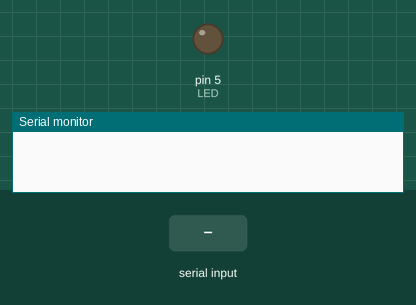
Bench run of a sketch on a simulated Arduino Uno, built with avr-gcc and run on an emulated ATmega328P. Shown: output pins drawn as LEDs (lit = HIGH), the last lines printed to the serial monitor. The inputs (shaded band) are chosen by the test bench.

Above: at 1.2 s.
1.3 s: "a" received over the second serial link
At 2.2 s:
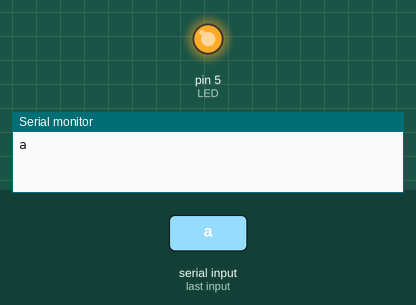
2.8 s: "b" received over the second serial link
At 3.3 s:
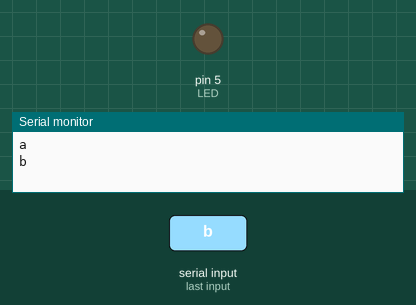
Timing chart, 0 to 5.8 s (numbered marks = the images above; inputs shaded):
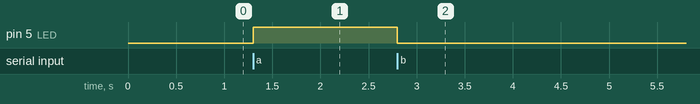

The sketch:

BT.ino
```cpp
#include <SoftwareSerial.h>
#include <Wire.h>

int LED = 5;
char LEDstatus;
SoftwareSerial BT(10,11);
//定義Arduino PIN10及PIN11分別為RX及TX腳
void setup()
{
 Serial.begin(9600);
 BT.begin(9600); // 設定和 HC-06 通訊的速度 (預設 9600)
 pinMode(LED, OUTPUT);
}
void loop()
{
 //讀取藍芽模組訊息，並傳送到電腦
 if (BT.available()){
    LEDstatus=BT.read();
    Serial.println(LEDstatus);
 }
 //判斷LED開關條件
 switch (LEDstatus){
  case 'a':
  digitalWrite(LED,HIGH);
  break;
  case 'b':
  digitalWrite(LED,LOW);
  break;
  }
}
```

Measured:
- after the input at 1.3 s, pin 5 (LED): LOW → HIGH at once
- after the input at 2.8 s, pin 5 (LED): HIGH → LOW at once
